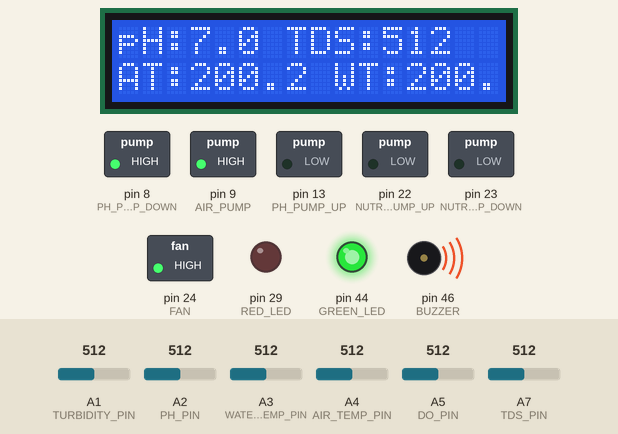
Simulated run of this sketch. Board: Arduino Mega 2560, built with avr-gcc and run on an emulated ATmega2560. On the bench: 16×2 character LCD, switched loads named in the sketch (green lamp = pin HIGH), output pins drawn as LEDs (lit = HIGH), buzzer (waves = sounding, pin HIGH). The inputs (shaded band) are chosen by the test bench; at power-on: A2 (PH_PIN) = 512, A7 (TDS_PIN) = 512, A1 (TURBIDITY_PIN) = 512, A3 (WATER_TEMP_PIN) = 512, A4 (AIR_TEMP_PIN) = 512, A5 (DO_PIN) = 512.

Above: at 2.2 s.
2.3 s: A2 (PH_PIN) set to 489
At 2.8 s:
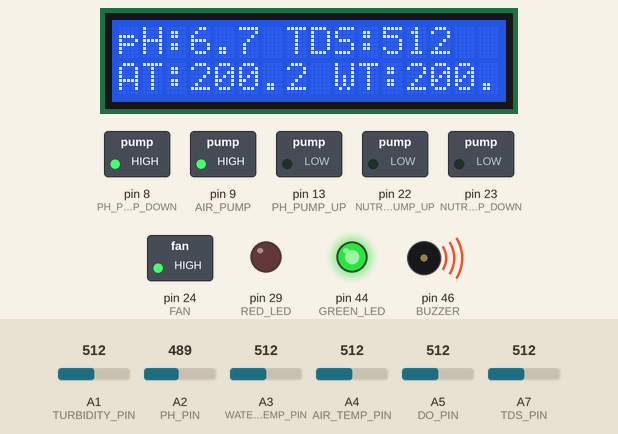
3.8 s: A2 (PH_PIN) set to 464
At 4.3 s:
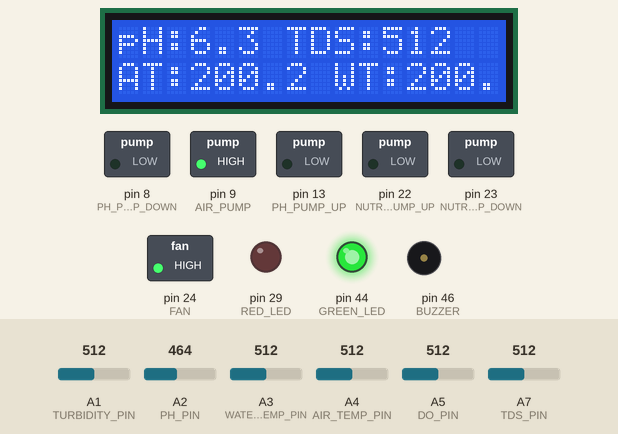
5.3 s: A7 (TDS_PIN) set to 488
At 5.8 s:
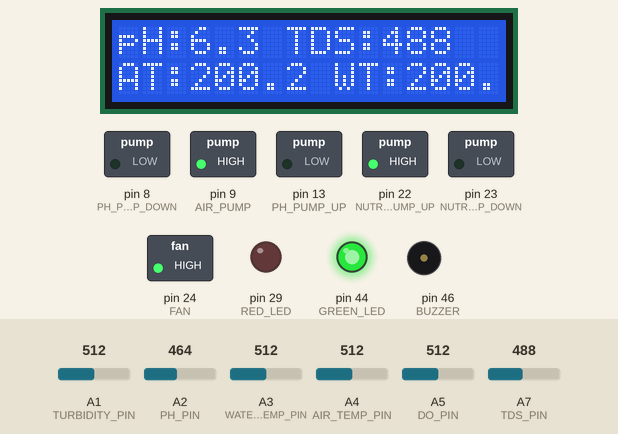
6.8 s: A7 (TDS_PIN) set to 992
At 7.2 s:
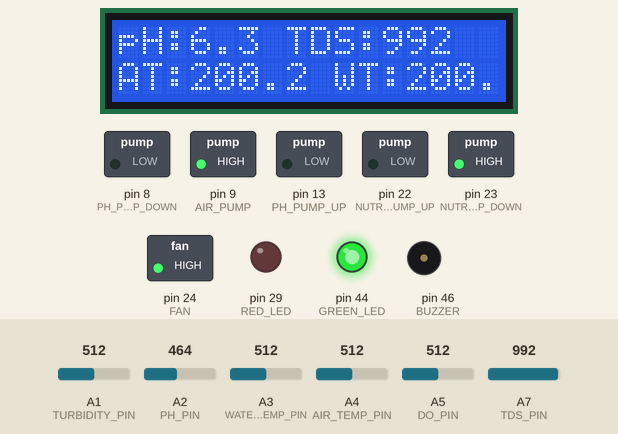
8.4 s: A1 (TURBIDITY_PIN) set to 412
9.9 s: A1 (TURBIDITY_PIN) set to 392
At 11.4 s:
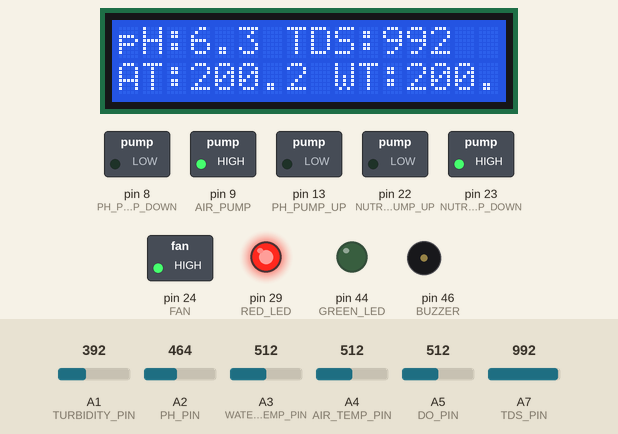
Timing chart, 0 to 12.5 s (numbered marks = the images above; inputs shaded):
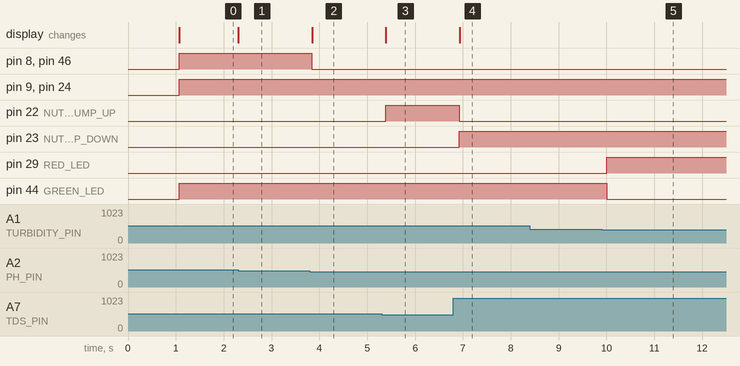

The sketch:

sketch_oct26c_AUSTIN.ino
```cpp
#include <LiquidCrystal.h>

// --- LCD setup (RS, E, D4, D5, D6, D7)
LiquidCrystal lcd(7, 6, 5, 4, 3, 2);

// --- Pin Configuration ---
#define PH_PIN A2
#define TDS_PIN A7
#define DO_PIN A5
#define TURBIDITY_PIN A1
#define AIR_TEMP_PIN A4   // TMP36 for Air Temp
#define WATER_TEMP_PIN A3 // TMP36 for Water Temp

// --- Actuators ---
#define PH_PUMP_UP 13
#define PH_PUMP_DOWN 8
#define NUTRIENT_PUMP_UP 22
#define NUTRIENT_PUMP_DOWN 23
#define AIR_PUMP 9
#define FAN 24
#define BUZZER 46
#define RED_LED 29
#define GREEN_LED 44

// --- Thresholds ---
float PH_LOW = 5.5;
float PH_HIGH = 6.5;
int TDS_LOW = 500;        // ppm
int TDS_HIGH = 800;       // ppm
float DO_THRESHOLD = 6.0; // mg/L
float AIR_TEMP_THRESHOLD = 28.0;
float WATER_TEMP_THRESHOLD = 26.0;
int TURBIDITY_THRESHOLD = 400; // higher = more light = cleaner

// --- Variables ---
float phValue, doValue, airTemp, waterTemp;
int tdsValue, turbidityValue;

void setup() {
  lcd.begin(16, 2);
  Serial.begin(9600);

  pinMode(PH_PUMP_UP, OUTPUT);
  pinMode(PH_PUMP_DOWN, OUTPUT);
  pinMode(NUTRIENT_PUMP_UP, OUTPUT);
  pinMode(NUTRIENT_PUMP_DOWN, OUTPUT);
  pinMode(AIR_PUMP, OUTPUT);
  pinMode(FAN, OUTPUT);
  pinMode(BUZZER, OUTPUT);
  pinMode(RED_LED, OUTPUT);
  pinMode(GREEN_LED, OUTPUT);

  lcd.print("Smart Hydroponic");
  delay(1000);
  lcd.clear();
}

// --- TMP36 Conversion Function ---
float readTMP36(int pin) {
  int reading = analogRead(pin);
  float voltage = reading * (5.0 / 1023.0);
  return (voltage - 0.5) * 100.0;
}

void loop() {
  // --- Read All Sensors ---
  phValue = analogRead(PH_PIN) * (14.0 / 1023.0);
  tdsValue = analogRead(TDS_PIN);
  doValue = analogRead(DO_PIN) * (10.0 / 1023.0);
  turbidityValue = analogRead(TURBIDITY_PIN);
  airTemp = readTMP36(AIR_TEMP_PIN);
  waterTemp = readTMP36(WATER_TEMP_PIN);

  // --- pH Control ---
  if (phValue > PH_HIGH) {
    digitalWrite(PH_PUMP_DOWN, HIGH);
    digitalWrite(PH_PUMP_UP, LOW);
    digitalWrite(BUZZER, HIGH);
    digitalWrite(RED_LED, HIGH);
  } else if (phValue < PH_LOW) {
    digitalWrite(PH_PUMP_UP, HIGH);
    digitalWrite(PH_PUMP_DOWN, LOW);
    digitalWrite(BUZZER, HIGH);
    digitalWrite(RED_LED, HIGH);
  } else {
    digitalWrite(PH_PUMP_UP, LOW);
    digitalWrite(PH_PUMP_DOWN, LOW);
    digitalWrite(BUZZER, LOW);
    digitalWrite(RED_LED, LOW);
  }

  // --- TDS Control ---
  if (tdsValue > TDS_HIGH) {
    digitalWrite(NUTRIENT_PUMP_DOWN, HIGH);
    digitalWrite(NUTRIENT_PUMP_UP, LOW);
  } else if (tdsValue < TDS_LOW) {
    digitalWrite(NUTRIENT_PUMP_UP, HIGH);
    digitalWrite(NUTRIENT_PUMP_DOWN, LOW);
  } else {
    digitalWrite(NUTRIENT_PUMP_UP, LOW);
    digitalWrite(NUTRIENT_PUMP_DOWN, LOW);
  }

  // --- DO Control ---
  if (doValue < DO_THRESHOLD) {
    digitalWrite(AIR_PUMP, HIGH);
  } else {
    digitalWrite(AIR_PUMP, LOW);
  }

  // --- Temperature Control (shared fan) ---
  if (airTemp > AIR_TEMP_THRESHOLD || waterTemp > WATER_TEMP_THRESHOLD) {
    digitalWrite(FAN, HIGH);
  } else {
    digitalWrite(FAN, LOW);
  }

  // --- Turbidity (LDR) Control ---
  if (turbidityValue > TURBIDITY_THRESHOLD) {
    digitalWrite(GREEN_LED, HIGH);
    digitalWrite(RED_LED, LOW);
  } else {
    digitalWrite(GREEN_LED, LOW);
    digitalWrite(RED_LED, HIGH);
  }

  // --- LCD Display (Dynamic Info) ---
  lcd.clear();
  lcd.setCursor(0, 0);
  lcd.print("pH:");
  lcd.print(phValue, 1);
  lcd.print(" TDS:");
  lcd.print(tdsValue);

  lcd.setCursor(0, 1);
  lcd.print("AT:");
  lcd.print(airTemp, 1);
  lcd.print(" WT:");
  lcd.print(waterTemp, 1);

  delay(300); // shorter delay = faster refresh, still stable
}
```

Measured:
- the behaviour switches between 475 and 474 on A2 (PH_PIN) (found by bisection; images 1 and 2)
- the behaviour switches between 500 and 499 on A7 (TDS_PIN) (found by bisection; images 2 and 3)
- the behaviour switches between 401 and 400 on A1 (TURBIDITY_PIN) (found by bisection; images 4 and 5)
- after the input at 2.3 s, the display: changes at once (image 1)
- after the input at 3.8 s, pin 8 (PH_PUMP_DOWN), pin 46 (BUZZER): HIGH → LOW at once; the display: changes after 0.05 s (image 2)
- after the input at 5.3 s, pin 22 (NUTRIENT_PUMP_UP): LOW → HIGH after 0.08 s; the display: changes after 0.09 s (image 3)
- after the input at 6.8 s, pin 22 (NUTRIENT_PUMP_UP): HIGH → LOW after 0.13 s; pin 23 (NUTRIENT_PUMP_DOWN): LOW → HIGH after 0.13 s; the display: changes after 0.13 s (image 4)
- after the input at 8.4 s, every drawn part: stays the same
- after the input at 9.9 s, pin 29 (RED_LED): LOW → HIGH after 0.11 s; pin 44 (GREEN_LED): HIGH → LOW after 0.11 s
